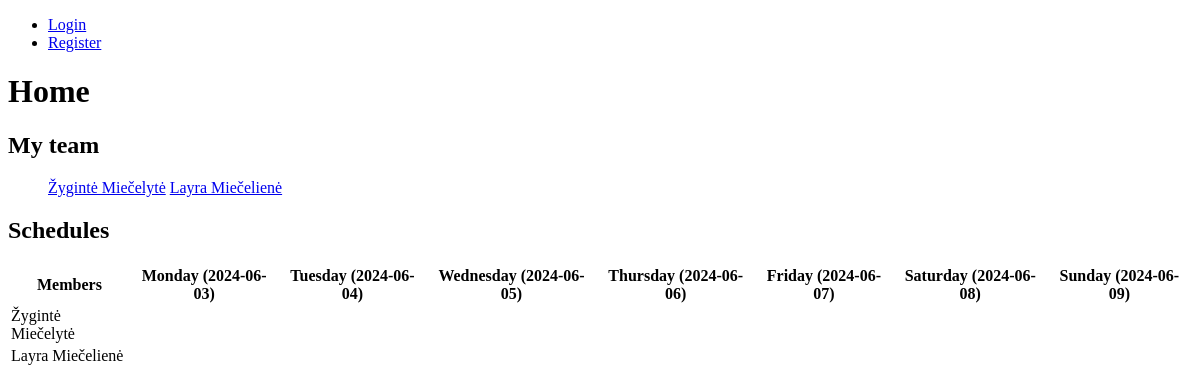
The app's page /schedules/, older data.
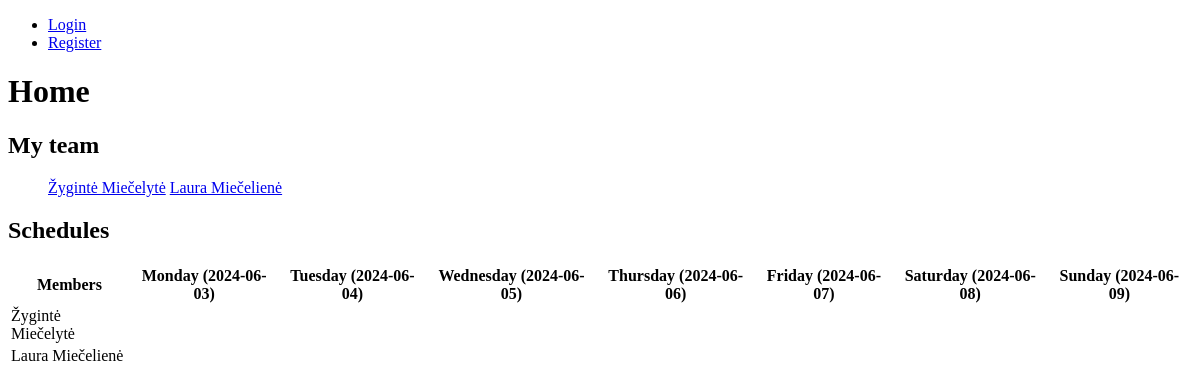
The same page, newer data.
### schedules/models.py (models this page shows)
class CustomUser(AbstractBaseUser, PermissionsMixin):
    email = models.EmailField(unique=True)
    name = models.CharField(max_length=100)
    last_name = models.CharField(max_length=100)
    position = models.CharField(max_length=100)
    WORKING_HOURS = (
        ('1', '1 (160h/month)'),
        ('0.75', '0.75 (120h/month)'),
        ('0.5', '0.5 (80h/month)'),
        ('0.25', '0.25 (40h/month)'),
        ('1.25', '1.25 (180h/month)'),
        ('1.5', '1.5 (200h/month)')
    )
    working_hours = models.CharField(max_length=4, choices=WORKING_HOURS, default='1')
    is_active = models.BooleanField(default=True)
    is_staff = models.BooleanField(default=False)
    objects = CustomUserManager()
    USERNAME_FIELD = 'email'
    REQUIRED_FIELDS = ['name', 'last_name', 'position', 'working_hours']
    def __str__(self):
        return f'{self.name} {self.last_name}'

### schedules/views.py (the view)
# urls.py: 2. Add a URL to urlpatterns:  path('', views.home, name='home')
def home(request):
    today = datetime.now().date()
    start_date = today - timedelta(days=today.weekday())  # Monday
    date_range = [start_date + timedelta(days=i) for i in range(7)]
    users = CustomUser.objects.all()
    data = {
        'users': users,
        'date_range': date_range,
    }
    return render(request, 'home.html', context=data)

### schedules/templates/home.html
{% extends 'base.html' %}
{% block content %}
<h1>Home</h1>
    <div>
        <h2>My team</h2>
        <ul>
            {% for user in users %}
                <a href="#">{{ user }}</a></li>
            {% endfor %}
        </ul>
    </div>
    <div>
        <h2>Schedules</h2>
        <table>
            <thead>
                <tr>
                    <th>Members</th>
                    {% for day in date_range %}
                    <th>{{ day|date:"l" }} ({{ day|date:"Y-m-d" }})</th>
                    {% endfor %}
                </tr>
            </thead>
            <tbody>
                {% for user in users %}
                <tr>
                    <td>{{ user.name }} {{ user.last_name }}</td>
                    {% for day in date_range %}
                    <td>
                    </td>
                    {% endfor %}
                </tr>
                {% endfor %}
            </tbody>
        </table>
    </div>
    {% endblock content %}

### schedules/templates/base.html (shortened to what this page needs)
<!DOCTYPE html>
<html lang="en">
<head>
    {% load static %}
    <link rel="stylesheet" type="text/css" href="{% static 'css/styles.css' %}">
</head>
<body>
    <div>
        <ul>
            {% if user.is_authenticated %}
            <h1>Loged in as {{ user.name }}</h1>
            <li><a href="{% url 'home' %}">Home</a></li>
            <li><a href="{% url 'logout'%}?next=/library">Logout</a></li>
            {% else %}
            <li class="nav-item"><a class="nav-link" href="{% url 'login'%}?next={{request.path}}">Login</a></li>
            <li class="nav-item"><a class="nav-link" href="#">Register</a></li>
          {% endif %}
        </ul>
    </div>
    <div>
        {% block content %}{% endblock content %}
    </div>
</body>
</html>

Row changes from the older to the newer data that the page shows:
changed CustomUser "Miečelienė": name+last_name "Layra Miečelienė" → "Laura Miečelienė"; name "Layra" → "Laura"
